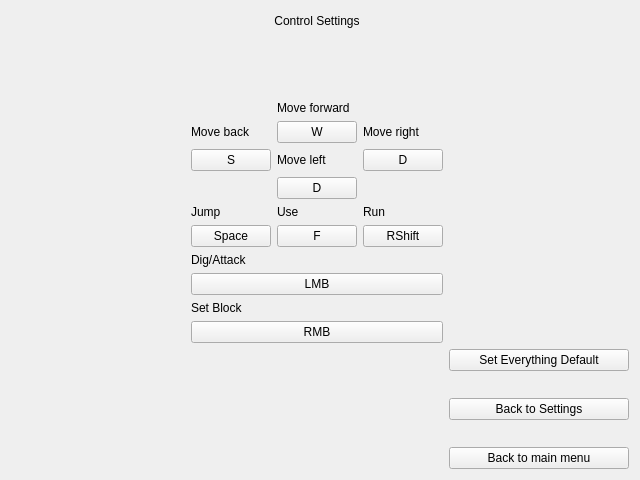
<?xml version="1.0" encoding="UTF-8"?>
<ui version="4.0">
 <class>ControlSettingsMenu</class>
 <widget class="QWidget" name="ControlSettingsMenu">
  <property name="geometry">
   <rect>
    <x>0</x>
    <y>0</y>
    <width>640</width>
    <height>480</height>
   </rect>
  </property>
  <property name="windowTitle">
   <string>Form</string>
  </property>
  <layout class="QGridLayout" name="gridLayout_3">
   <item row="10" column="2">
    <spacer name="verticalSpacer_2">
     <property name="orientation">
      <enum>Qt::Vertical</enum>
     </property>
     <property name="sizeHint" stdset="0">
      <size>
       <width>20</width>
       <height>40</height>
      </size>
     </property>
    </spacer>
   </item>
   <item row="5" column="2">
    <layout class="QGridLayout" name="gridLayout">
     <item row="2" column="2">
      <widget class="QPushButton" name="ForwardButton">
       <property name="text">
        <string>W</string>
       </property>
      </widget>
     </item>
     <item row="5" column="2">
      <widget class="QPushButton" name="LeftButton">
       <property name="text">
        <string>D</string>
       </property>
      </widget>
     </item>
     <item row="0" column="2">
      <widget class="QLabel" name="label_2">
       <property name="text">
        <string>Move forward</string>
       </property>
      </widget>
     </item>
     <item row="3" column="2">
      <widget class="QLabel" name="label_5">
       <property name="text">
        <string>Move left</string>
       </property>
      </widget>
     </item>
     <item row="3" column="0">
      <widget class="QPushButton" name="BackButton">
       <property name="text">
        <string>S</string>
       </property>
      </widget>
     </item>
     <item row="2" column="0">
      <widget class="QLabel" name="label_3">
       <property name="text">
        <string>Move back</string>
       </property>
      </widget>
     </item>
     <item row="2" column="4">
      <widget class="QLabel" name="label_4">
       <property name="text">
        <string>Move right</string>
       </property>
      </widget>
     </item>
     <item row="3" column="4">
      <widget class="QPushButton" name="RightButton">
       <property name="text">
        <string>D</string>
       </property>
      </widget>
     </item>
    </layout>
   </item>
   <item row="3" column="2">
    <spacer name="verticalSpacer">
     <property name="orientation">
      <enum>Qt::Vertical</enum>
     </property>
     <property name="sizeHint" stdset="0">
      <size>
       <width>20</width>
       <height>40</height>
      </size>
     </property>
    </spacer>
   </item>
   <item row="6" column="2">
    <layout class="QGridLayout" name="gridLayout_2">
     <item row="1" column="0">
      <widget class="QLabel" name="label_6">
       <property name="text">
        <string>Jump</string>
       </property>
      </widget>
     </item>
     <item row="2" column="0">
      <widget class="QPushButton" name="BackButton_4">
       <property name="text">
        <string>Space</string>
       </property>
      </widget>
     </item>
     <item row="2" column="1">
      <widget class="QPushButton" name="BackButton_5">
       <property name="text">
        <string>F</string>
       </property>
      </widget>
     </item>
     <item row="1" column="1">
      <widget class="QLabel" name="label_7">
       <property name="text">
        <string>Use</string>
       </property>
      </widget>
     </item>
     <item row="2" column="2">
      <widget class="QPushButton" name="BackButton_6">
       <property name="text">
        <string>RShift</string>
       </property>
      </widget>
     </item>
     <item row="1" column="2">
      <widget class="QLabel" name="label_8">
       <property name="text">
        <string>Run</string>
       </property>
      </widget>
     </item>
    </layout>
   </item>
   <item row="7" column="2">
    <layout class="QVBoxLayout" name="verticalLayout">
     <item>
      <widget class="QLabel" name="label_9">
       <property name="text">
        <string>Dig/Attack</string>
       </property>
      </widget>
     </item>
     <item>
      <widget class="QPushButton" name="BackButton_7">
       <property name="text">
        <string>LMB</string>
       </property>
      </widget>
     </item>
     <item>
      <widget class="QLabel" name="label_10">
       <property name="text">
        <string>Set Block</string>
       </property>
      </widget>
     </item>
     <item>
      <widget class="QPushButton" name="BackButton_8">
       <property name="text">
        <string>RMB</string>
       </property>
      </widget>
     </item>
    </layout>
   </item>
   <item row="1" column="2">
    <widget class="QLabel" name="label">
     <property name="enabled">
      <bool>true</bool>
     </property>
     <property name="text">
      <string>Control Settings</string>
     </property>
     <property name="alignment">
      <set>Qt::AlignCenter</set>
     </property>
    </widget>
   </item>
   <item row="1" column="1">
    <spacer name="horizontalSpacer_3">
     <property name="orientation">
      <enum>Qt::Horizontal</enum>
     </property>
     <property name="sizeHint" stdset="0">
      <size>
       <width>40</width>
       <height>20</height>
      </size>
     </property>
    </spacer>
   </item>
   <item row="1" column="3">
    <spacer name="horizontalSpacer_4">
     <property name="orientation">
      <enum>Qt::Horizontal</enum>
     </property>
     <property name="sizeHint" stdset="0">
      <size>
       <width>40</width>
       <height>20</height>
      </size>
     </property>
    </spacer>
   </item>
   <item row="10" column="3">
    <widget class="QPushButton" name="BackToSettings">
     <property name="text">
      <string>Back to Settings</string>
     </property>
    </widget>
   </item>
   <item row="9" column="3">
    <widget class="QPushButton" name="pushButton_2">
     <property name="text">
      <string>Set Everything Default</string>
     </property>
    </widget>
   </item>
   <item row="11" column="3">
    <widget class="QPushButton" name="BackToMainMenu">
     <property name="text">
      <string>Back to main menu</string>
     </property>
    </widget>
   </item>
  </layout>
 </widget>
 <resources/>
 <connections/>
</ui>
